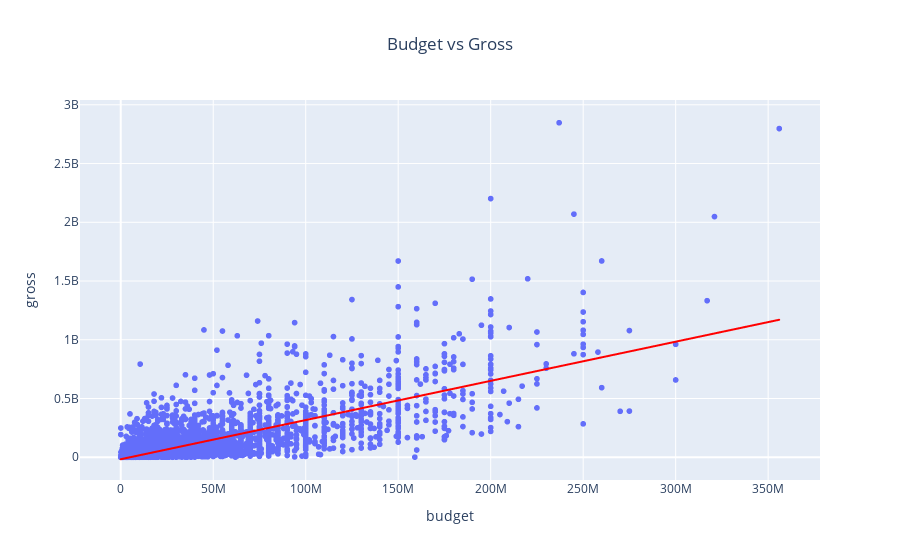

Source (notebook cell):
### Markdown cell above
### drilling down...

### Code cell
plot = px.scatter(data_frame=df,
                  x='budget',
                  y='gross',
                  title='Budget vs Gross',
                  hover_name="name",
                  hover_data=['year_released'],
                 trendline="ols",
                 trendline_color_override="red")

plot.update_layout(title_x=0.5)

### Figure 1 — Plotly figure (JSON) as saved in the notebook; plotly's stock layout.template omitted (floating-point values rounded to 4 significant figures; data arrays with more than 128 entries replaced by an {"elided": "..."} marker saying what was removed)
{"data": [{"customdata": {"elided": "5421x1 int values"}, "hovertemplate": "<b>%{hovertext}</b><br><br>budget=%{x}<br>gross=%{y}<br>year_released=%{customdata[0]}<extra></extra>", "hovertext": {"elided": "5421 str values"}, "legendgroup": "", "marker": {"color": "#636efa", "symbol": "circle"}, "mode": "markers", "name": "", "showlegend": false, "type": "scattergl", "x": {"elided": "5421 int values"}, "xaxis": "x", "y": {"elided": "5421 int values"}, "yaxis": "y"}, {"hovertemplate": "<b>OLS trendline</b><br>gross = 3.33507 * budget + -1.68635e+07<br>R<sup>2</sup>=0.547965<br><br>budget=%{x}<br>gross=%{y} <b>(trend)</b><extra></extra>", "legendgroup": "", "line": {"color": "red"}, "marker": {"color": "#636efa", "symbol": "circle"}, "mode": "lines", "name": "", "showlegend": false, "type": "scattergl", "x": {"elided": "5421 int values"}, "xaxis": "x", "y": {"elided": "5421 float values"}, "yaxis": "y"}], "layout": {"legend": {"tracegroupgap": 0}, "title": {"text": "Budget vs Gross", "x": 0.5}, "xaxis": {"anchor": "y", "domain": [0, 1], "title": {"text": "budget"}}, "yaxis": {"anchor": "x", "domain": [0, 1], "title": {"text": "gross"}}}}
